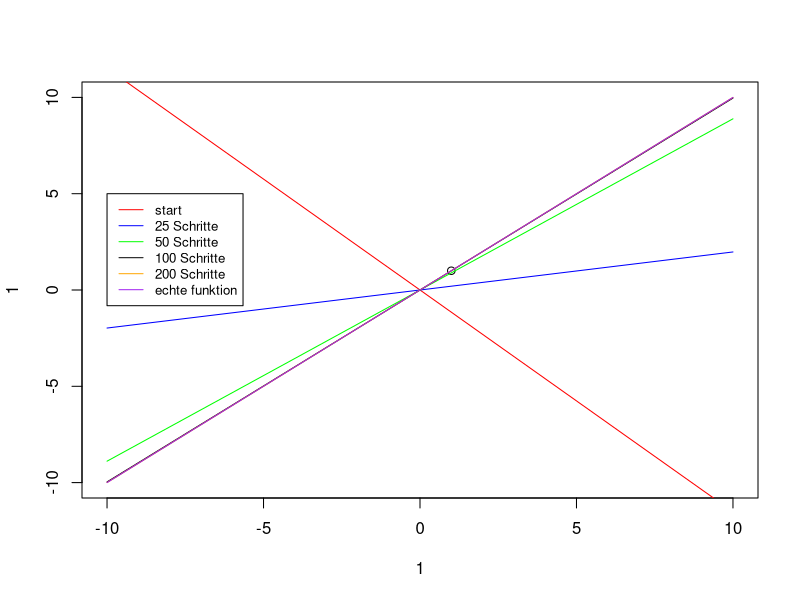

The R source for this figure:
library(R6)

tanh <- function(x){
  return((exp(2*x)-1)/(exp(2*x)+1))
}

del_tanh <- function(x){
  return(4/((exp(-x)+exp(x))^2))
}

NN <- R6Class("NN", list(
  L = 1, #Anzahl der Layer
  B = c(1), #Breite der einzelnen Layer 
  W = c(1,1), #Liste soll Länge der dim haben und Einträge sind Matrizen W 
  d = c(1), #List der Affinen Vektoren
  J = 0,
  theta = c(1,1),
  f = tanh,
  
  initialize = function(L = 1, B = c(1,1,1), W = c(1,1,1),d=c(1,1,0), min_gewicht=-2, max_gewicht = 2 ) {
    stopifnot(length(B) == L+2)
    self$W <- vector(mode="list",length=L+1)
    self$L <- L
    self$B <- B
    
    #Erstellen der Matrizen W
    for (i in (0:L)){
      self$W[i+1] <- list(matrix(runif(B[i+1]*B[i+2],min=min_gewicht,max=max_gewicht),nrow=B[i+1],ncol=B[i+2]))
    }
    names(self$W) <- LETTERS[1:(L+1)] 
    
    #Erstellen der affinen Vektoren d
    for (i in (0:(L-1))){
      self$d[i+1] <- list(matrix(runif(B[i+2],min=min_gewicht,max=max_gewicht),nrow=1,ncol=B[i+2]))
    }
    self$d[L+1] <- 0
    names(self$d) <- LETTERS[1:(L+1)]
    
    #Erstellen des J -> braucht man hier aber wahrscheinlich nicht sondern erst in der Berechnung
    for (i in (0:L)){
      self$J <- self$J + norm(self$W[[i+1]],"F")
    }
    
    #Erstellen der theta
    
    
  },
  #calculate führt die funktion des NN aus 
  calculate = function(x=1){
    for (j in (1:length(x))){
      h <- x[j]
      if (self$L >= 1){
        for (i in LETTERS[1:(self$L)]){
          h <- self$f(self$d[[i]] + h %*% self$W[[i]]) #letzter Schritt ist ohne Aktivierungsfunktion
        }
      }  
      h <- self$d[[LETTERS[(self$L+1)]]] + h %*% self$W[[LETTERS[(self$L+1)]]]
      x[j] <- h
    }  
    return(x)
  },
  
  #Durchführen eines Gradientdescends
  GD = function(x,y,lambda=1,stepsize=1e-4,iterations=100){
    n <- length(x)
    R1 <- 1/n * sum((y-self$calculate(x))^2)
    for (i in 1:iterations){ 
      self$W[["A"]] <- self$W[["A"]] + 1e-3 * x[i] * (y[i]-self$calculate(x[i])) 
    }
    R2 <- 1/n * sum((y-self$calculate(x))^2)
  }
  )
)



N1 <- NN$new(0,c(1,1))
x <- seq(-10,10,0.1)
y <- N1$calculate(x)
plot(1,1,xlim=c(-10,10),ylim=c(-10,10))
lines(x,y,type="l",col="red")
xs <- sample(x)
N1$GD(xs,xs,iterations=25)
y <- N1$calculate(x)
lines(x,y,col="blue")
N1$GD(xs,xs,iterations=50)
y <- N1$calculate(x)
lines(x,y,col="green")
N1$GD(xs,xs,iterations=100)
y <- N1$calculate(x)
lines(x,y,col="black")
N1$GD(xs,xs,iterations=200)
y <- N1$calculate(x)
lines(x,y,col="orange")
lines(x,x,col="purple")
legend(-10, 5, legend=c("start", "25 Schritte","50 Schritte","100 Schritte","200 Schritte","echte funktion"),
       col=c("red", "blue","green","black","orange","purple"),lty=1,  cex=0.8)
N1$W
N1$J
